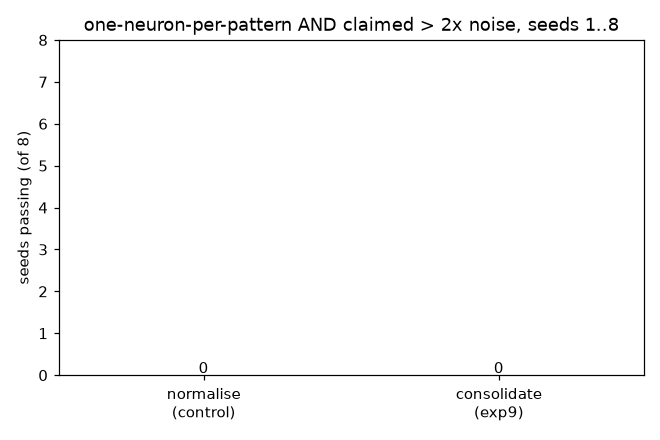

This figure's Python source:
"""Experiment 9: fix (b) by forgetting the NOISE but KEEPING the pattern -- activity-dependent decay (true ASP).

WHY exp8 failed and this is the fix, not a tweak. exp8 decayed every synapse uniformly, so it erased the pattern
weights along with the noise and the network went silent. The ratio diagnosis still holds (homeostasis is
ratio-preserving; the rule must change), but the decay has to DISTINGUISH reinforced from unreinforced synapses.
ASP (Panda et al., arXiv 1703.07655) does exactly that: a synapse carries a slow "consolidation" that rises when it
is potentiated and fades over seconds, and its forgetting rate is scaled DOWN by that consolidation. A noise synapse
(rarely potentiated) stays unconsolidated and decays; a pattern synapse (potentiated each time its group wins)
stays consolidated and resists decay. So the pattern survives and the noise forgets -- the ratio grows without
silencing the neuron.

MECHANISM. Each plastic synapse has c in [0,1]. On each LTP event (post-spike) c += CINC (clipped at 1). Every
100 ms c decays by factor exp(-0.1/TAUC) and the weight is forgotten by w *= (1 - LEAK*(1 - c)): fully (LEAK) when
c=0, not at all when c=1. Fixed BEFORE the run, with reasons, not tuned: LEAK=0.05 (unconsolidated half-life ~1.4 s,
aggressive on noise), TAUC=5 s (a synapse potentiated in the last few seconds stays protected), CINC=0.34 (about
three LTP events saturate c, so a winning pattern synapse is quickly protected).

CONTROL vs TREATMENT, same eight seeds (1..8), corrected apparatus (explicit Network, both STDP synapses). ONLY
difference: control = weight-total normalisation (exp7); treatment = activity-dependent forgetting (this).
PASS BAR per run UNCHANGED: (a) each pattern claimed by a DIFFERENT neuron; (b) claimed-group mean weight > 2x the
noise-only mean weight. KEEP RULE fixed before the run: consolidation-forgetting kept IFF it passes (a AND b) on
STRICTLY MORE of the eight seeds than the control. Recorded as is.
Run:  .venv\\Scripts\\python.exe exp9_consolidate.py      Out: exp9_consolidate.png
"""
import matplotlib
matplotlib.use("Agg")
import matplotlib.pyplot as plt
import numpy as np
from brian2 import (network_operation, Hz, Network, NeuronGroup, PoissonGroup, SpikeGeneratorGroup, SpikeMonitor,
                    Synapses, ms, mV, prefs, second, seed as br_seed, start_scope)

prefs.codegen.target = "numpy"
N, K, DUR = 100, 3, 120 * second
GROUPS = [range(0, 20), range(20, 40), range(40, 60)]
SEEDS = list(range(1, 9))
WMAX = 2.0
LEAK, TAUC_S, CINC = 0.05, 5.0, 0.34                 # treatment params, fixed before the run
CDECAY = float(np.exp(-0.1 / TAUC_S))                # consolidation decay per 100 ms homeostasis step


def run_once(s, mechanism):
    """One run at seed s. mechanism in {'normalise','consolidate'}. Returns (a_and_b, claimer, spikes)."""
    start_scope()
    br_seed(s)
    rng = np.random.default_rng(s)

    noise = PoissonGroup(N, rates=5 * Hz)
    times, idx = [], []
    for t in np.arange(0.05, float(DUR / second), 0.25):
        g = rng.integers(K)
        for i in GROUPS[g]:
            times.append(t + rng.normal(0, 0.002)); idx.append(i)
    o = np.argsort(times)
    pattern = SpikeGeneratorGroup(N, np.array(idx)[o], np.array(times)[o] * second)

    out = NeuronGroup(K, """dv/dt = -v / (10*ms) : volt
                            dtheta/dt = -theta / (2000*ms) : volt""",
                      threshold="v > 5*mV + theta", reset="v = 0*mV; theta += 1*mV", method="exact")
    inhib = Synapses(out, out, on_pre="v_post = clip(v_post - 6*mV, -6*mV, 100*mV)")
    inhib.connect(condition="i != j")

    taupre = taupost = 20 * ms
    Apre = 0.01
    Apost = -Apre * 1.05
    stdp = """w : 1
              c : 1
              dapre/dt = -apre / taupre : 1 (event-driven)
              dapost/dt = -apost / taupost : 1 (event-driven)"""
    on_pre = "v_post += w * mV\napre += Apre\nw = clip(w + apost, 0, WMAX)"
    on_post = "apost += Apost\nw = clip(w + apre, 0, WMAX)\nc = clip(c + CINC, 0, 1)"
    syns = []
    for src in (noise, pattern):
        syn = Synapses(src, out, stdp, on_pre=on_pre, on_post=on_post, namespace={"CINC": CINC, "WMAX": WMAX})
        syn.connect()
        syn.w = "rand() * 0.6"
        syn.c = 0.0
        syns.append(syn)

    state = {"targets": None}

    @network_operation(dt=100 * ms)
    def homeostasis():
        if mechanism == "consolidate":
            for syn in syns:
                c = np.clip(np.array(syn.c) * CDECAY, 0, 1)
                syn.c = c
                syn.w = np.clip(np.array(syn.w) * (1.0 - LEAK * (1.0 - c)), 0, WMAX)
            return
        tot = np.zeros(K)                             # mechanism == "normalise"
        for syn in syns:
            np.add.at(tot, np.array(syn.j), np.array(syn.w))
        if state["targets"] is None:
            state["targets"] = tot.copy()
            return
        for syn in syns:
            j = np.array(syn.j)
            syn.w = np.array(syn.w) * (state["targets"][j] / np.maximum(tot[j], 1e-9))

    spk = SpikeMonitor(out)
    net = Network(noise, pattern, out, inhib, syns[0], syns[1], spk, homeostasis)
    net.run(DUR)

    W = np.zeros((K, N))
    for syn in syns:
        W[np.array(syn.j), np.array(syn.i)] += np.array(syn.w)
    mean_on = np.array([[W[k, list(g)].mean() for g in GROUPS] for k in range(K)])
    noise_w = W[:, 60:].mean(1)
    claimer = mean_on.argmax(0)
    a = len(set(claimer.tolist())) == K
    b = all(mean_on[claimer[g], g] > 2 * noise_w[claimer[g]] for g in range(K))
    ratio = float(np.mean([mean_on[claimer[g], g] / max(noise_w[claimer[g]], 1e-9) for g in range(K)]))
    return bool(a and b), claimer.tolist(), [int((np.array(spk.i) == k).sum()) for k in range(K)], round(ratio, 2)


print("exp9: activity-dependent forgetting vs normalise across seeds %s (bar and keep rule fixed before the run)\n" % SEEDS)
norm_pass, cons_pass = 0, 0
for s in SEEDS:
    nok, nclaim, nspk, nr = run_once(s, "normalise")
    cok, cclaim, cspk, cr = run_once(s, "consolidate")
    norm_pass += nok
    cons_pass += cok
    print(f"seed {s}: normalise {'PASS' if nok else 'fail'} claim={nclaim} spk={nspk} ratio={nr}  |  "
          f"consolidate {'PASS' if cok else 'fail'} claim={cclaim} spk={cspk} ratio={cr}")

print(f"\nnormalise (control) passed {norm_pass}/{len(SEEDS)} ; consolidate (treatment) passed {cons_pass}/{len(SEEDS)}")
print("KEEP RULE: activity-dependent forgetting kept?", "YES" if cons_pass > norm_pass else
      "NO -- not strictly more seeds than the control (recorded as is)")

fig, ax = plt.subplots(figsize=(6, 4))
ax.bar(["normalise\n(control)", "consolidate\n(exp9)"], [norm_pass, cons_pass], color=["tab:gray", "tab:red"])
ax.set_ylabel("seeds passing (of %d)" % len(SEEDS)); ax.set_ylim(0, len(SEEDS))
ax.set_title("one-neuron-per-pattern AND claimed > 2x noise, seeds 1..8")
for i, v in enumerate([norm_pass, cons_pass]):
    ax.text(i, v + 0.05, str(v), ha="center")
plt.tight_layout(); plt.savefig("exp9_consolidate.png", dpi=110)
print("saved exp9_consolidate.png")
